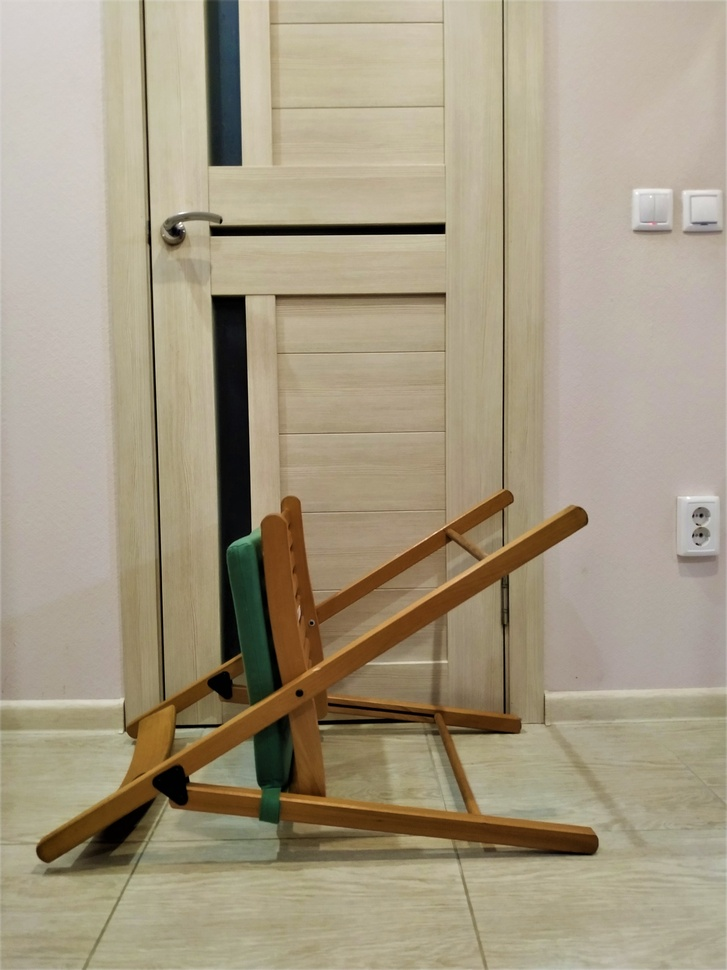
#> input picture Data 1/no_01.jpg, 727 x 970 px, shrunk from 3024 x 4032 before the run; its folder holds only this picture in this run
$ jupyter execute Big_lab_main.ipynb   (older library calls are emulated)
#> lines starting #> are read from the running program, lines starting #| are printed output that depends on the picture; after the words box and inside, x2 and y2 are one past the last pixel; in counts of white or black regions, pixels touching at a corner belong together
# Большая лабораторная работа

## Актуальный код

Импортируем бибилотеки

[cell 1]
import numpy as np
import cv2
import os
from matplotlib import pyplot as plt
from matplotlib import cm
from matplotlib.patches import Rectangle
from imageio import imread, imsave
from skimage.color import rgb2gray
from skimage.feature import canny
from skimage.filters import gaussian
from skimage.filters import try_all_threshold
from skimage.filters import threshold_otsu, threshold_triangle, rank
from skimage.measure import label, regionprops
from skimage.morphology import binary_closing
from skimage.morphology import binary_opening
from skimage.morphology import disk
from skimage.transform import (hough_line, hough_line_peaks, probabilistic_hough_line)
from skimage.util import img_as_ubyte

[cell 2]
data_path = "./Data 1"

Мы предполагаем, что все фотографии находятся именно в указанном каталоге, который не содержит других подпапок или чего-то другого. Все изображения имеют название вида [метка]_[номер].jpg

[cell 3]
def get_images_list(path):
    folder = []
    for _, _, files in os.walk(path):
        folder.append(files)
    return folder[0]

### Границы двери
С помощью преобразования Хафа в функции `find_door_boundaries` ищем левую и правую границы двери. При этом убираем все не вертикальные найденные линии (это те, у которых `angle > 1 or angle < -1`). А среди всех оставшихся линий левой границей двери является линия, у которой минимальный `dist`, а правой границей - у которой максимальный `dist`.

[cell 4]
def find_door_boundaries(img):
    img_blur = gaussian(img, sigma=3.0, multichannel=True)
    img_blur_gray = rgb2gray(img_blur)
    thresh_otsu = threshold_otsu(img_blur_gray)
    img_tmp = img_blur_gray <= thresh_otsu

    h, theta, d = hough_line(canny(img_tmp, sigma=2.0)) # вычисляем преобразование Хаффа от границ изображения

    door_lines = []
    dist_lines = []
    for _, angle, dist in zip(*hough_line_peaks(h, theta, d)):
        if angle > 1 or angle < -1: # не вертикальная линия
            continue
        y0 = (dist - 0 * np.cos(angle)) / np.sin(angle)
        y1 = (dist - img_tmp.shape[1] * np.cos(angle)) / np.sin(angle)
        door_lines.append((y0, y1))
        dist_lines.append(dist)

    left = door_lines[dist_lines.index(min(dist_lines))]
    right = door_lines[dist_lines.index(max(dist_lines))]

    return left, right

### Поиск стула

Функция `get_largest_component` анализирует компоненты свзяности по маске.

[cell 5]
def get_largest_component(mask):
    labels = label(mask) # разбиение маски на компоненты связности
    props = regionprops(labels) # нахождение свойств каждой области (положение центра, площадь, bbox, интервал интенсивностей и т.д.)
    areas = [prop.area for prop in props] # нас интересуют площади компонент связности

    #print("Значения площади для каждой компоненты связности: {}".format(areas))
    largest_comp_id = np.array(areas).argmax() # находим номер компоненты с максимальной площадью

    #print("labels - матрица, заполненная индексами компонент связности со значениями из множества: {}".format(np.unique(labels)))
    return labels == (largest_comp_id + 1) # области нумеруются с 1, поэтому надо прибавить 1 к индексу

С помощью функции `find_chair_boundaries` и анализа компонент связности пытаемся отыскать стул.

[cell 6]
def find_chair_boundaries(img):
    img_blur_gray = rgb2gray(gaussian(img, sigma=1.0, multichannel=True))
    thresh_otsu = threshold_otsu(img_blur_gray)
    res_otsu = img_blur_gray <= thresh_otsu
    res_otsu_enclosed = binary_opening(res_otsu, selem=np.ones((40, 40)))
    result_mask_chair = get_largest_component(res_otsu_enclosed)

    top = result_mask_chair.shape[0]
    bottom = 0
    for row in range(result_mask_chair.shape[0]):
        if result_mask_chair[row, :].sum() > 0:
            top = min(top, row)
            bottom = max(bottom, row)

    left = result_mask_chair.shape[1]
    right = 0
    for col in range(result_mask_chair.shape[1]):
        if result_mask_chair[:, col].sum() > 0:
            left = min(left, col)
            right = max(right, col)

    vertical_indices = np.where(np.any(result_mask_chair, axis=1))[0]
    horizontal_indices = np.where(np.any(result_mask_chair, axis=0))[0]

    corner = (horizontal_indices[0], vertical_indices[0])
    width = horizontal_indices[-1] - horizontal_indices[0]
    hight = vertical_indices[-1] - vertical_indices[0]

    return corner, width, hight

Пара вспомогательных функций для работы с прямыми линиями. В функции `line_equation` находим коэффициенты прямой `k` и `b`. В функции `point_on_line` находим на прямой с кооэффициентами `k` и `b` координату `x`, зная координату `y`.

[cell 7]
def line_equation(point1, point2):
    # equation of a straight line on two points
    k = (point1[1] - point2[1]) / (point1[0] - point2[0])
    b = point2[1] - k * point2[0]
    return k, b

[cell 8]
def point_on_line(y, k, b):
    # y = k * x + b  =>  x = (y - b) / k
    return (y - b) / k

### Основная работа

[cell 9]
img_dataset_name = get_images_list(data_path)
num_correct = 0
result = []
for img_name in img_dataset_name:
    print("Process image %s" % img_name)
    img = imread(os.path.join(data_path, img_name))
#> img is the input picture: shape (970, 727, 3); mean R, G, B 165, 153.9, 131

    door_left, door_right = find_door_boundaries(img)
#> in find_door_boundaries, `img_blur_gray = rgb2gray(img_blur)`:
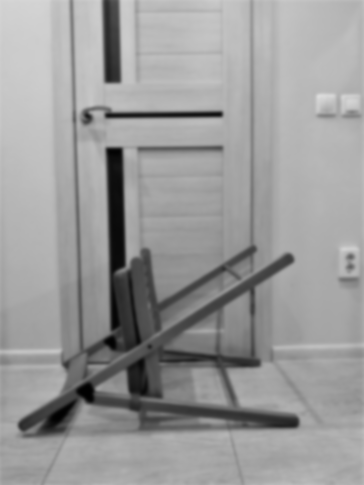
#> img_blur_gray: shape (970, 727) float64 (shown at 1/2 size); min 0.0041, max 0.866, mean 0.606
#> in find_door_boundaries, `thresh_otsu = threshold_otsu(img_blur_gray)`: thresh_otsu = 0.477
#> in find_door_boundaries, `img_tmp = img_blur_gray <= thresh_otsu`:
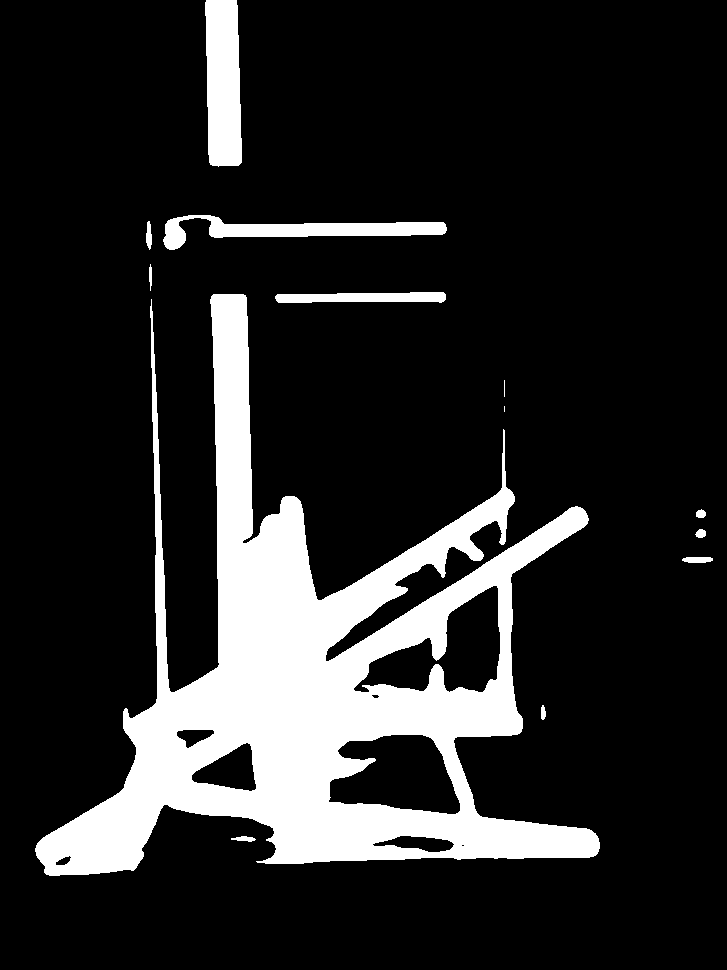
#> img_tmp: shape (970, 727) bool; 15.8% white; 13 white regions (2 under 20 px), largest, box (x1, y1, x2, y2) and area: (35, 294, 600, 876) 100151, (205, 0, 242, 167) 5450, (163, 215, 447, 250) 3842
#> in find_door_boundaries, `h, theta, d = hough_line(canny(img_tmp, sigma=2.0))`:
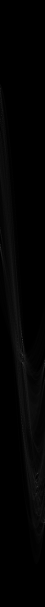
#> h: shape (2427, 180) uint64 (shown at 1/4 size); min 0, max 307, mean 3.7; drawn with min black and max white
#> in find_door_boundaries, `h, theta, d = hough_line(canny(img_tmp, sigma=2.0))`: theta = 180 values from -1.57 to 1.55; d = 2427 values from -1213 to 1213
#> the loop in find_door_boundaries, `for _, angle, dist in zip(*hough_line_peaks(h, theta, d)):` made 8 passes
#> (angle, dist, y0, y1) on passes 1, 3, 4, 8: (-0.0175, 207, -11860.8, 29789), (-0.0175, 144, -8251, 33398.8), (-0.0349, 236, -6762.3, 14056.3), (0, 217, inf, -inf)
#> after the loop in find_door_boundaries, `for _, angle, dist in zip(*hough_line_peaks(h, theta, d)):`: dist_lines = [207, 144, 236, 217]; door_lines = [(-11860.8, 29789), (-8251, 33398.8), (-6762.3, 14056.3), (inf, -inf)]
#> in find_door_boundaries, `left = door_lines[dist_lines.index(min(dist_lines))]`: left = (-8251, 33398.8)
#> in find_door_boundaries, `right = door_lines[dist_lines.index(max(dist_lines))]`: right = (-6762.3, 14056.3)
#> door_left = (-8251, 33398.8); door_right = (-6762.3, 14056.3)
    chair_corner, chair_width, chair_height = find_chair_boundaries(img)
#> in find_chair_boundaries, `thresh_otsu = threshold_otsu(img_blur_gray)`: thresh_otsu = 0.459
#> in find_chair_boundaries, `res_otsu = img_blur_gray <= thresh_otsu`:
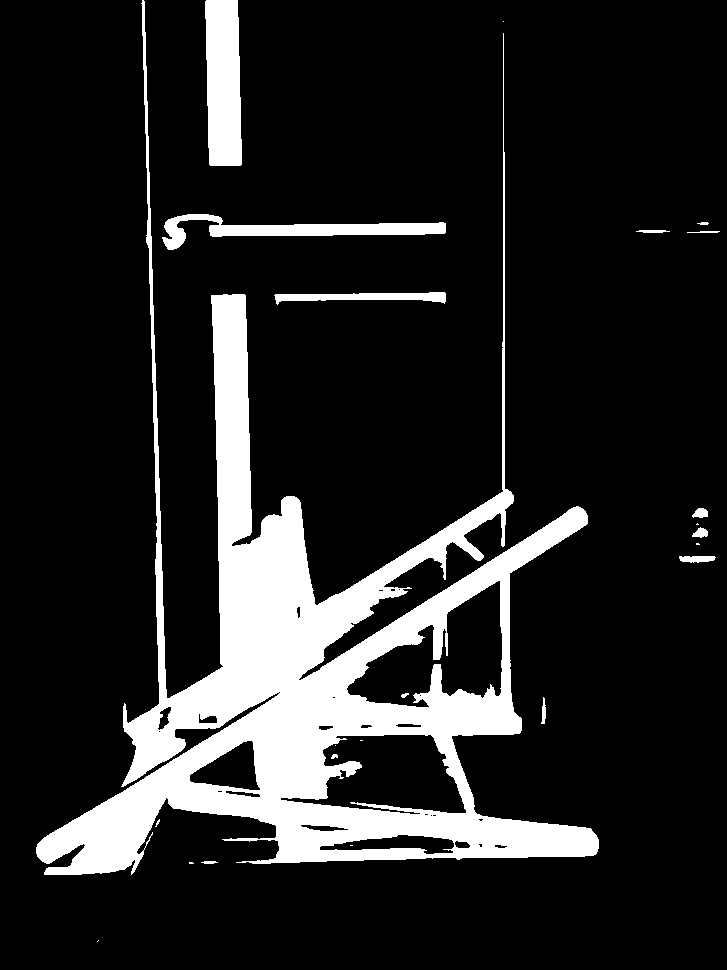
#> res_otsu: shape (970, 727) bool; 14.5% white; 23 white regions (9 under 20 px), largest, box (x1, y1, x2, y2) and area: (36, 0, 599, 875) 91543, (205, 0, 242, 166) 5499, (162, 214, 446, 250) 3474
#> in get_largest_component, `labels = label(mask)`:
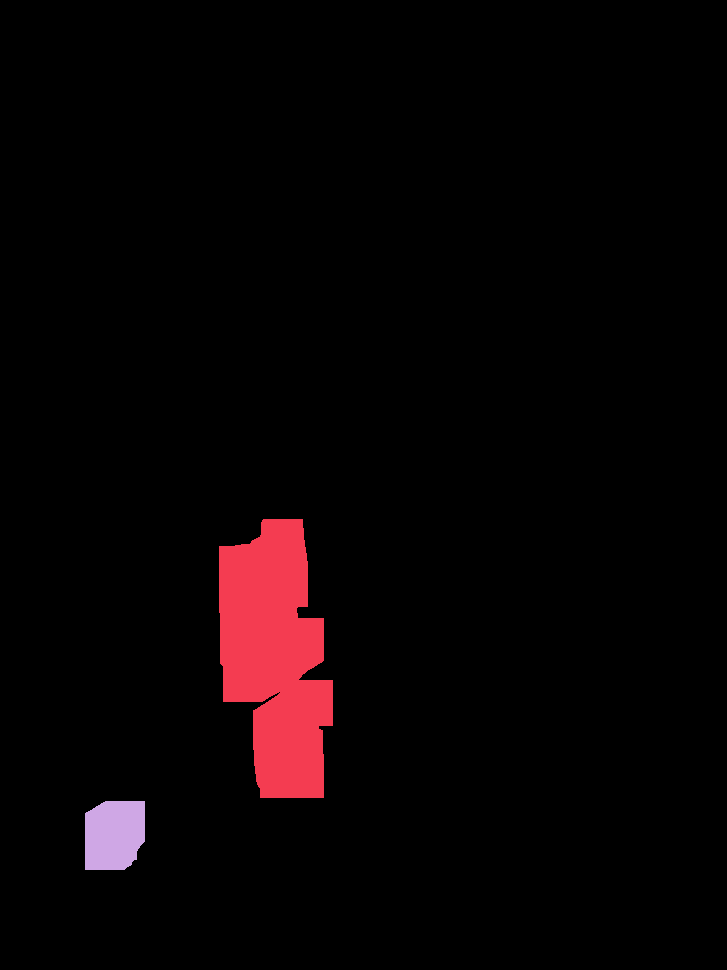
#> labels: shape (970, 727) int32; 3 distinct labels, from 0 to 2; one colour per label, 0 black
#> in get_largest_component, `props = regionprops(labels)`: props = 2 regions; box (x1, y1, x2, y2) and area: (219, 519, 333, 798) 22811, (85, 801, 145, 870) 3752
#> in get_largest_component, `areas = [prop.area for prop in props]`: areas = [22811, 3752]
#> in get_largest_component, `largest_comp_id = np.array(areas).argmax()`: largest_comp_id = 0
#> in get_largest_component, `return labels == (largest_comp_id + 1)`:
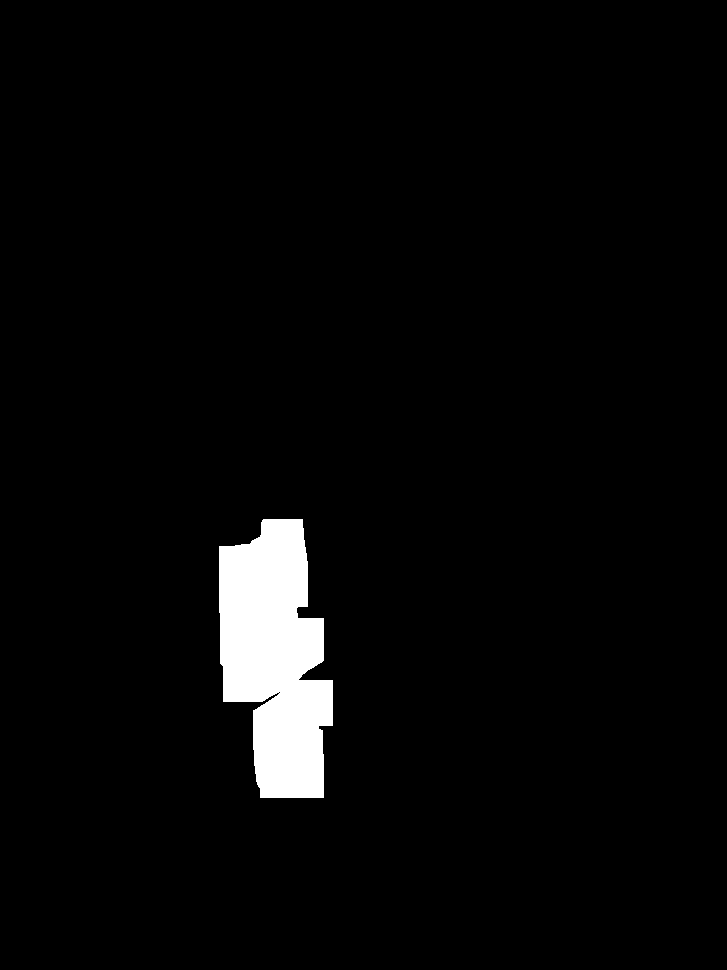
#> returned value: shape (970, 727) bool; 3.2% white; 1 white region, box (x1, y1, x2, y2) and area: (219, 519, 333, 798) 22811
#> in find_chair_boundaries, `vertical_indices = np.where(np.any(result_mask_chair, axis=1))[0]`: vertical_indices = 279 values from 519 to 797
#> in find_chair_boundaries, `horizontal_indices = np.where(np.any(result_mask_chair, axis=0))[0]`: horizontal_indices = 114 values from 219 to 332
#> in find_chair_boundaries, `corner = (horizontal_indices[0], vertical_indices[0])`: corner = (219, 519)
#> in find_chair_boundaries, `width = horizontal_indices[-1] - horizontal_indices[0]`: width = 113
#> in find_chair_boundaries, `hight = vertical_indices[-1] - vertical_indices[0]`: hight = 278
#> chair_corner = (219, 519); chair_width = 113; chair_height = 278

    fig, ax = plt.subplots(1, 1, figsize=(5, 3))
    fig.set_dpi(200)

    ax.imshow(img)
    ax.plot((0, img.shape[1]), door_left, '-b')
    ax.plot((0, img.shape[1]), door_right, '-b')
    ax.add_patch(Rectangle(chair_corner, chair_width, chair_height, linewidth=2, edgecolor='r', facecolor='none'))
    ax.set_xlim((0, img.shape[1]))
    ax.set_ylim((img.shape[0], 0))
    ax.set_title('Detected borders of the door and of the chair on %s' % img_name)

    plt.show()
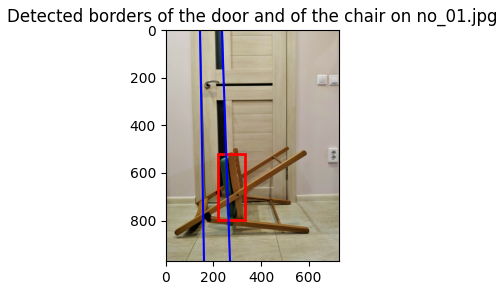
#> figure drawn by matplotlib, 1 panel

    k_left, b_left = line_equation((0, door_left[0]), (img.shape[1], door_left[1]))
#> in line_equation, `k = (point1[1] - point2[1]) / (point1[0] - point2[0])`: k = 57.29
#> in line_equation, `b = point2[1] - k * point2[0]`: b = -8251
#> k_left = 57.29; b_left = -8251
    k_right, b_right = line_equation((0, door_right[0]), (img.shape[1], door_right[1]))
#> k_right = 28.64; b_right = -6762.3

    first_door_line_point = point_on_line(chair_corner[1], k_left, b_left)
#> first_door_line_point = 153.1
    second_door_line_point = point_on_line(chair_corner[1], k_right, b_right)
#> second_door_line_point = 254.3

    print("Door width = %.4f" % abs(first_door_line_point - second_door_line_point))
#| Door width = 101.1866
    print("Chair width = %.4f" % chair_width)
#| Chair width = 113.0000

    if chair_width < abs(first_door_line_point  - second_door_line_point):
        if img_name.startswith("yes"):
            num_correct = num_correct + 1
        result.append(img_name + " => Yes")
        print(result[-1])
    else:
        if img_name.startswith("no"):
            num_correct = num_correct + 1
        result.append(img_name + " => No")
        print(result[-1])


print("-------------------------------")
num_total = len(img_dataset_name)
print(result)
print("Total number: %i" % num_total)
print("The number of correctly defined: %i" % num_correct)
print("Percentage of accuracy: %.4f" % (num_correct / num_total * 100))

$ run again, on Data 1/undef_04.jpg
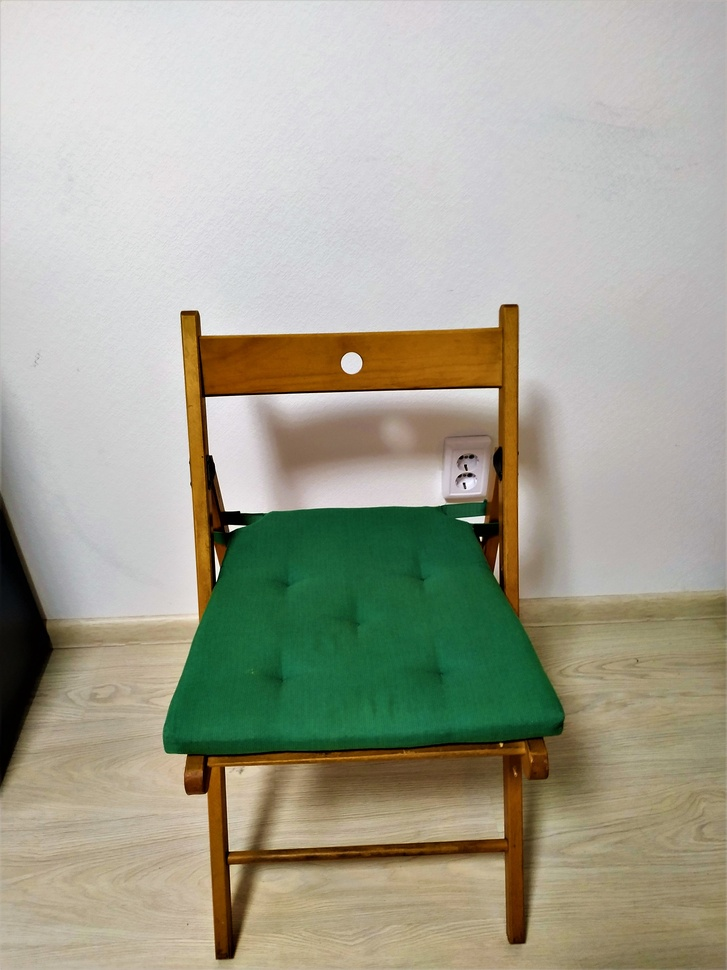
#> input picture Data 1/undef_04.jpg, 727 x 970 px, shrunk from 3024 x 4032 before the run
#> img is the input picture: shape (970, 727, 3); mean R, G, B 164.3, 163.7, 146.9
#> in find_door_boundaries, `thresh_otsu = threshold_otsu(img_blur_gray)`: thresh_otsu = 0.543
#> in find_door_boundaries, `img_tmp = img_blur_gray <= thresh_otsu`:
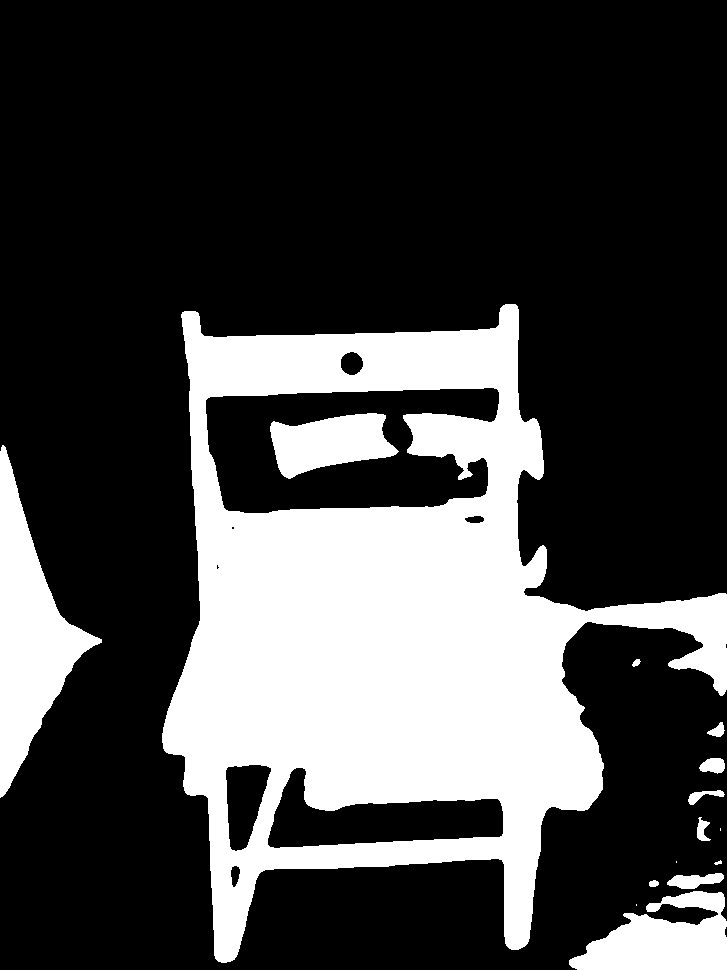
#> img_tmp: shape (970, 727) bool; 27.2% white; 15 white regions (3 under 20 px), largest, box (x1, y1, x2, y2) and area: (162, 304, 727, 963) 162813, (0, 445, 102, 798) 14369, (569, 891, 727, 970) 7770
#> theta = 180 values from -1.57 to 1.55; d = 2427 values from -1213 to 1213
#> the loop in find_door_boundaries, `for _, angle, dist in zip(*hough_line_peaks(h, theta, d)):` made 7 passes
#> (angle, dist) on passes 1, 2, 4, 5, 7: (1.54, 404), (1.55, 339), (1.52, 861), (1.52, 884), (1.55, 513)
#> after the loop in find_door_boundaries, `for _, angle, dist in zip(*hough_line_peaks(h, theta, d)):`: dist_lines = [167, 518]; door_lines = [(-3190.9, 10681.1), (inf, -inf)]
#> in find_door_boundaries, `left = door_lines[dist_lines.index(min(dist_lines))]`: left = (-3190.9, 10681.1)
#> in find_door_boundaries, `right = door_lines[dist_lines.index(max(dist_lines))]`: right = (inf, -inf)
#> door_left = (-3190.9, 10681.1); door_right = (inf, -inf)
#> in find_chair_boundaries, `thresh_otsu = threshold_otsu(img_blur_gray)`: thresh_otsu = 0.54
#> res_otsu: shape (970, 727) bool; 27% white; 87 white regions (53 under 20 px), largest, box (x1, y1, x2, y2) and area: (163, 304, 727, 961) 166142, (0, 438, 105, 798) 14207, (567, 915, 727, 970) 6327
#> res_otsu_enclosed: shape (970, 727) bool; 20.5% white; 8 white regions
#> labels: shape (970, 727) int32; 9 distinct labels, from 0 to 8
#> props = 8 regions; box (x1, y1, x2, y2) and area: (167, 507, 598, 817) 100856, (0, 502, 72, 765) 12472, (363, 329, 519, 391) 9187, (193, 334, 341, 396) 8774, (594, 924, 727, 970) 5356, (278, 416, 382, 467) 4520, (488, 424, 540, 467) 2235, (700, 598, 727, 641) 1158
#> areas = [9187, 8774, 4520, 2235, 12472, 100856, 1158, 5356]
#> largest_comp_id = 5
#> vertical_indices = 310 values from 507 to 816
#> horizontal_indices = 431 values from 167 to 597
#> corner = (167, 507)
#> width = 430
#> hight = 309
#> chair_corner = (167, 507); chair_width = 430; chair_height = 309
#> `plt.show()`:
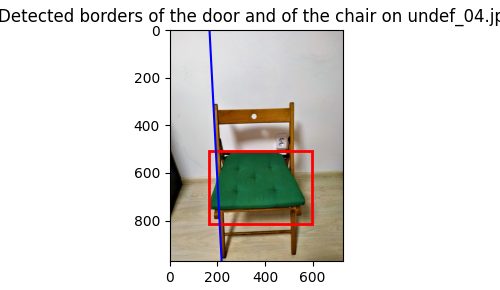
#> figure drawn by matplotlib, 1 panel
#> k = 19.08
#> b = -3190.9
#> k_left = 19.08; b_left = -3190.9
#> k_right = -inf; b_right = nan
#> first_door_line_point = 193.8
#> second_door_line_point = nan
#| Door width = nan
#| Chair width = 430.0000
